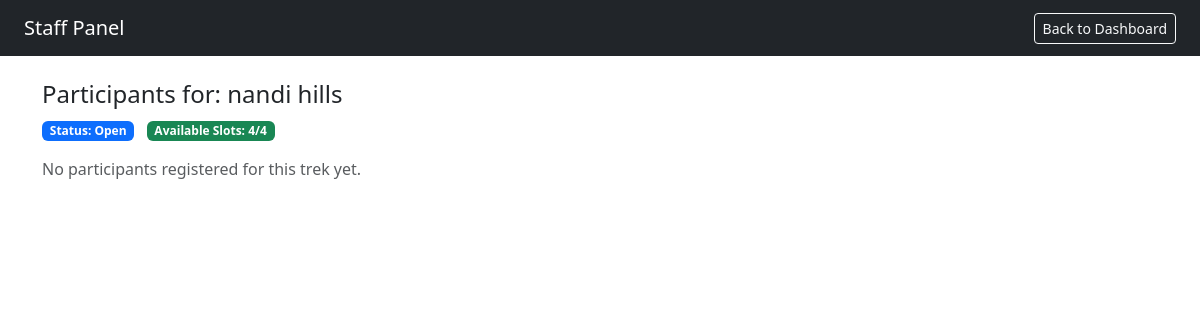
Page /staff/trek/1/participants (signed in) on the committed database.
### models.py (models this page shows)
class Trek(db.Model):
    id = db.Column(db.Integer, primary_key=True)
    name = db.Column(db.String(50), nullable=False)
    location = db.Column(db.String(100), nullable=False)
    difficulty = db.Column(db.String(50), nullable=False)
    duration = db.Column(db.String(50), nullable=False)
    total_slots = db.Column(db.Integer, nullable=False)
    available_slots = db.Column(db.Integer, nullable=False)
    assigned_staffid = db.Column(db.Integer, db.ForeignKey('user.id'), nullable=True)
    start_date = db.Column(db.Date, nullable=False)
    end_date = db.Column(db.Date, nullable=False)
    status = db.Column(db.String(50), nullable=False)
    price = db.Column(db.Float, nullable=False)
    bookings = db.relationship('Booking', backref='trek', lazy=True)

### routes.py (the view)
@app.route('/staff/trek/<int:trek_id>/participants')
@login_required
def staff_trek_participants(trek_id):
    if current_user.role != 'staff':
        flash('Access Denied')
        return redirect(url_for('login'))
    trek = Trek.query.get_or_404(trek_id)
    if trek.assigned_staffid != current_user.id:
        flash('You are not assigned to this trek')
        return redirect(url_for('staff_dashbooard'))
    bookings = Booking.query.filter_by(trek_id=trek_id).all()
    participants = []
    for booking in bookings:
        user = User.query.get(booking.user_id)
        participants.append({
            'user': user,
            'booking': booking
        })
    return render_template('staff_participants.html',
        trek=trek,
        participants=participants
    )

### routes.py (called while the page is built)
@login_manager.user_loader
def load_user(user_id):
    return User.query.get(int(user_id))

### templates/staff_participants.html (shortened to what this page needs)
<!DOCTYPE html>
<html>
<head>
    <link rel="stylesheet" href="https://cdn.jsdelivr.net/npm/bootstrap@5.3.0/dist/css/bootstrap.min.css">
</head>
<body>
<nav class="navbar navbar-dark bg-dark px-4">
    <span class="navbar-brand">Staff Panel</span>
    <a href="/staff/dashboard" class="btn btn-outline-light btn-sm">Back to Dashboard</a>
</nav>
<div class="container mt-4">
    <h4>Participants for: {{ trek.name }}</h4>
    <div class="mb-3">
        <span class="badge bg-primary">Status: {{ trek.status }}</span>
        <span class="badge bg-success ms-2">Available Slots: {{ trek.available_slots }}/{{ trek.total_slots }}</span>
    </div>
    {% if participants %}
    <table class="table table-bordered mt-3">
        <thead class="table-dark">
            <tr>
                <th>Booking ID</th>
                <th>User ID</th>
                <th>Name</th>
                <th>Email</th>
                <th>Booking Date</th>
                <th>Status</th>
            </tr>
        </thead>
        <tbody>
            {% for item in participants %}
            <tr>
                <td>{{ item.booking.booking_id }}</td>
                <td>{{ item.user.id }}</td>
                <td>{{ item.user.name }}</td>
                <td>{{ item.user.email }}</td>
                <td>{{ item.booking.booking_date }}</td>
                <td>
                    <span class="badge
                        {% if item.booking.status == 'Booked' %}bg-success
                        {% elif item.booking.status == 'Cancelled' %}bg-danger
                        {% else %}bg-secondary{% endif %}">
                        {{ item.booking.status }}
                    </span>
                </td>
            </tr>
            {% endfor %}
        </tbody>
    </table>
    {% else %}
        <p class="text-muted">No participants registered for this trek yet.</p>
    {% endif %}
</div>
</body>
</html>

### rows in the picture
Trek: name "nandi hills", status "Open", available_slots "4", total_slots "4"
